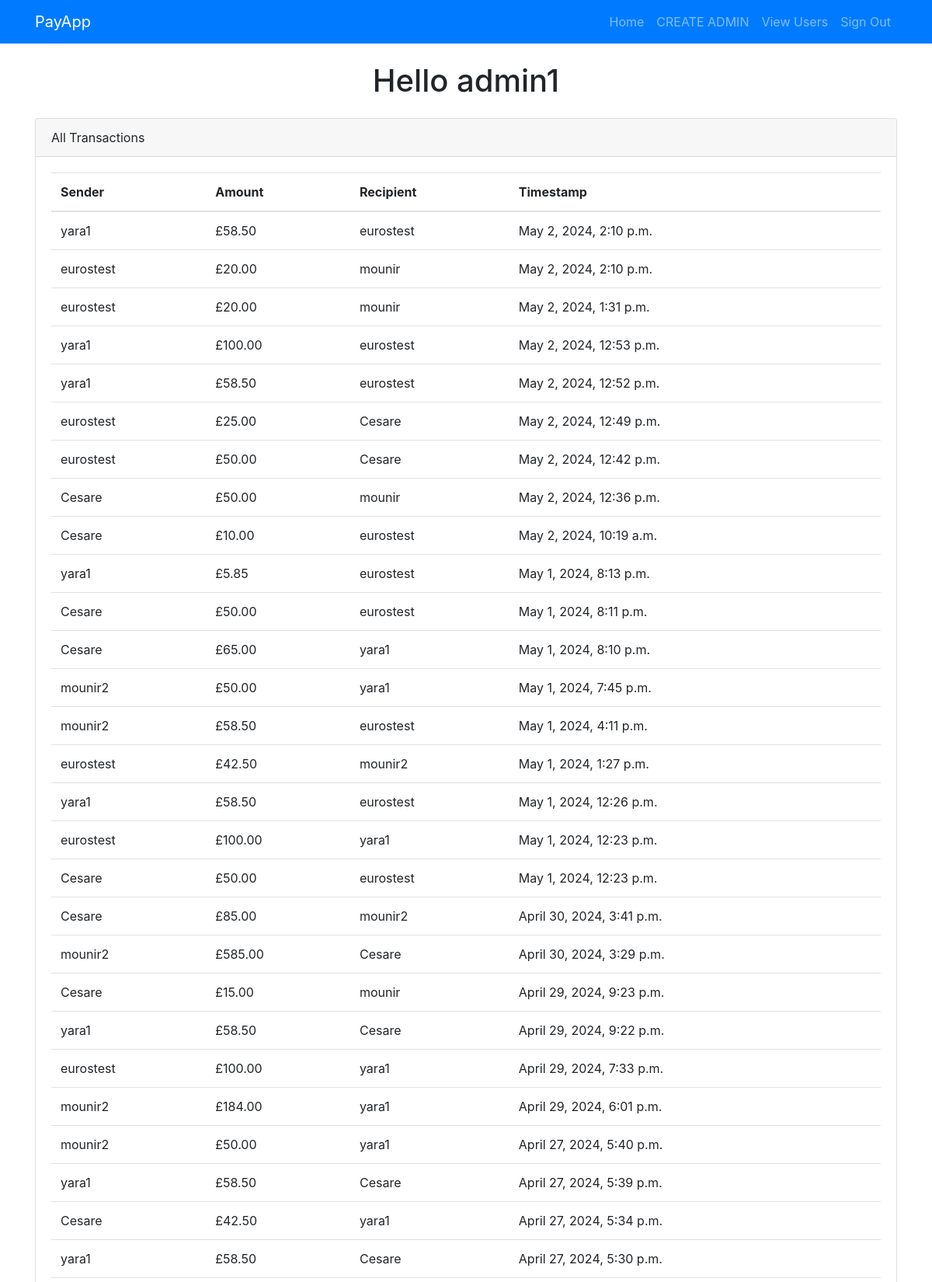
The app's page /transaction-history/ (signed in, upper part) with its own data.
### payapp/models.py (models this page shows, shortened)
class Transaction(models.Model):
    sender = models.ForeignKey(User, related_name='sent_transactions', on_delete=models.CASCADE)
    recipient = models.ForeignKey(User, related_name='received_transactions', on_delete=models.CASCADE)
    amount = models.DecimalField(max_digits=10, decimal_places=2)
    timestamp = models.DateTimeField(auto_now_add=True)
    currency = models.CharField(max_length=3, choices=[('GBP', 'Pound'), ('USD', 'Dollar'), ('EUR', 'Euro')])
    converted_amount = models.DecimalField(max_digits=10, decimal_places=2, null=True, blank=True)
    conversion_rate = models.DecimalField(max_digits=10, decimal_places=6, null=True, blank=True)
    converted_currency = models.CharField(max_length=3, null=True, blank=True)

### payapp/views.py (the view)
# urls.py: path('transaction-history/', transaction_history, name='transaction_history'),
@login_required
def transaction_history(request):
    currency_symbols = {
        'USD': '$',
        'GBP': '£',
        'EUR': '€',
    }
    if request.user.is_superuser:
        sent_transactions = Transaction.objects.order_by('-timestamp')
        received_transactions = Transaction.objects.order_by('-timestamp')
        user_currency_symbol = currency_symbols.get('GBP', '')
    else:
        sent_transactions = Transaction.objects.filter(sender=request.user).order_by('-timestamp')
        received_transactions = Transaction.objects.filter(recipient=request.user).order_by('-timestamp')
        user_currency_symbol = currency_symbols.get(request.user.userprofile.currency, '')
    balance_amount = sum([trans.amount for trans in received_transactions], Decimal('0.00'))
    incoming_requests = MoneyRequest.objects.filter(recipient=request.user, status='pending').values('id', 'amount',
                                                                                                     'converted_amount',
                                                                                                     'sender__username',
                                                                                                     'reason')
    context = {
        'sent_transactions': sent_transactions,
        'received_transactions': received_transactions,
        'currency_symbol': user_currency_symbol,
        'balance_amount': balance_amount,
        'incoming_requests': incoming_requests,
    }
    return render(request, 'payapp/transaction_history.html', context)

### templates/payapp/transaction_history.html (shortened to what this page needs)
{% extends "base.html" %}
{% load crispy_forms_tags %}
{% load static %}
{% block extra_styles %}
    <link rel="stylesheet" href="{% static 'styles.css' %}">
{% endblock %}
{% block content %}
    <div class="text-center mb-4">
        {% if user.is_superuser %}
        <h1>Hello {{ request.user.username }} </h1>
        {% endif %}
    </div>
    {% if user.is_superuser %}
        <div id="transactionsView" class="row">
            <div class="col-md-12">
                <div class="card">
                    <div class="card-header">
                        All Transactions
                    </div>
                    <div class="card-body">
                        <table class="table">
                            <thead>
                            <tr>
                                <th>Sender</th>
                                <th>Amount</th>
                                <th>Recipient</th>
                                <th>Timestamp</th>
                            </tr>
                            </thead>
                            <tbody>
                            {% for transaction in sent_transactions %}
                                <tr>
                                    <td>{{ transaction.sender.username }}</td>
                                    <td>{{ currency_symbol }}{{ transaction.amount }}</td>
                                    <td>{{ transaction.recipient.username }}</td>
                                    <td>{{ transaction.timestamp }}</td>
                                </tr>
                            {% empty %}
                                <tr>
                                    <td colspan="3">No transactions found</td>
                                </tr>
                            {% endfor %}
                            </tbody>
                        </table>
                    </div>
                </div>
            </div>
        </div>
    {% endif %}
{% endblock %}

### records on screen
Transaction: currency_symbol "£"
Transaction: currency_symbol "£"
Transaction: currency_symbol "£"
Transaction: currency_symbol "£"
Transaction: currency_symbol "£"
Transaction: currency_symbol "£"
Transaction: currency_symbol "£"
Transaction: currency_symbol "£"
Transaction: currency_symbol "£"
Transaction: currency_symbol "£"
Transaction: currency_symbol "£"
Transaction: currency_symbol "£"
Transaction: currency_symbol "£"
Transaction: currency_symbol "£"
Transaction: currency_symbol "£"
Transaction: currency_symbol "£"
Transaction: currency_symbol "£"
Transaction: currency_symbol "£"
Transaction: currency_symbol "£"
Transaction: currency_symbol "£"
Transaction: currency_symbol "£"
Transaction: currency_symbol "£"
Transaction: currency_symbol "£"
Transaction: currency_symbol "£"
Transaction: currency_symbol "£"
Transaction: currency_symbol "£"
Transaction: currency_symbol "£"
Transaction: currency_symbol "£"

### other values on screen
{{ request.user.username }} "admin1"
